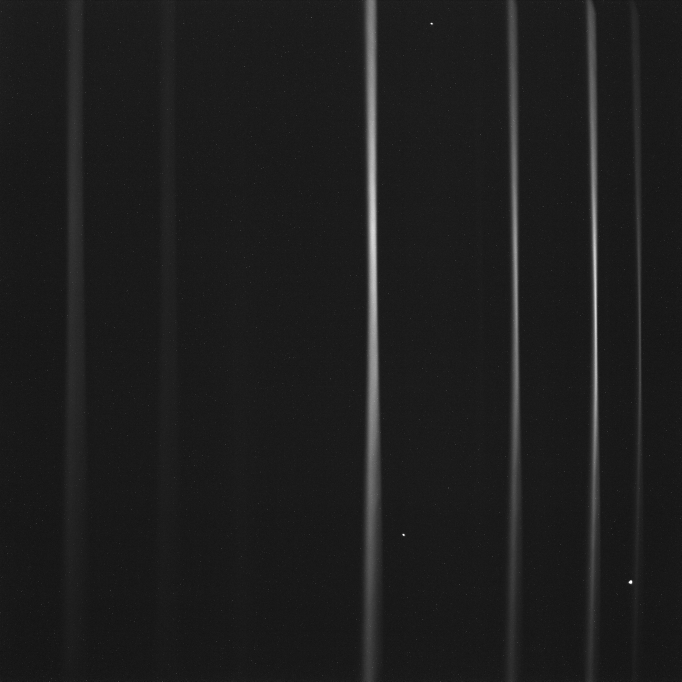
%> input picture Code/dataForImageCorrScript - 2021-2022/fake_Baumer0.bmp, 2044 x 2044 px (shown at 1/3 size)
$ octave --eval "CalibrationMain;"   (GNU Octave 9; MATLAB toolbox functions it lacks are replaced by stand-ins)
%> lines starting %> are read from the running program, lines starting %| are printed output that depends on the picture
% Matlab R2022a
% Данный скрипт позволяет открывать снимки, полученные матричными
% спектрометрами, находить спектральные линии и сохранять на диск.
% Эта операция необходима для калибровки матричных спектрометров по длинам
% волн

function CalibrationMain

%%  -- ПЕРЕМЕННЫЕ КАПСОМ ЗАДАЕТ ПОЛЬЗОВАТЕЛЬ СКРИПТА --

%       sel - The amount above surrounding data for a peak to be,
%           identified (default = (max(x0)-min(x0))/4). Larger values mean
%           the algorithm is more selective in finding peaks.
PEAK_SEL = 0.02;

%       thresh - A threshold value which peaks must be larger than to be
%           maxima or smaller than to be minima.
PEAK_THRESH = 0.02;

%       IS_SMOOTH_PEAKS - If true quadratic interpolation will be performed
%           around each extrema to estimate the magnitude and the
%           position of the peak in terms of fractional indicies
IS_SMOOTH_PEAKS = false; %true может быть полезным при зашкале линии, когда образуется плато с зашкальными значениями. В остальных случаях не рекомендую

IS_NEED_TRANSPOSE = false; % ставим false, если по оси X длины волн, true - когда пространственная координата
%%
fprintf(['Здравствуй, друг! Твои настройки: \n' ...
    'PEAK_SEL: %d \n' ...
    'PEAK_THRESH: %d \n' ...
    'IS_SMOOTH_PEAKS: %s \n' ...
    'IS_NEED_TRANSPOSE: %s \n'], PEAK_SEL, PEAK_THRESH, string(IS_SMOOTH_PEAKS), string(IS_NEED_TRANSPOSE));


isNextImage = true; % true - будет предложено выбрать следующее изображение матрицы
prompt = 'использовать набор одинаковых изображений с разными экспозициями? y/n [n]:';
str = input(prompt,'s');
%> the answer given: y
if(str == 'y') % false - оперируем только с одним изображением. True - загружаем серию снимков на разных экспозициях и складываем из них одну матрицу
    isMultiImageComposite = true;
else
    isMultiImageComposite = false;
end

% цикл по изображениям матриц
while(isNextImage)

    if(isMultiImageComposite)
        % создаем double композит изображений
        [doubleImg, ~, ~] = loadImagesAsComposite();
        img = doubleImg;
    else
        imgStart = loadImg();
        img = minusDarkChan(imgStart);
        img = double(img);
    end
    if size(img, 3) == 3 % иногда может загриться в моно, иногда в rgb
        img = img(:,:,1);
    end
    if(IS_NEED_TRANSPOSE)
        img = img';
    end

    repeatFindingSpectralLine = true;
    % цикл для поиска линии на одном изображении до тех пор, пока не удовлетворит результат
    while (repeatFindingSpectralLine)
        [spectralLine, spectralLineByValue, imageFigHandler] = findSmoothSpectralLine(img, PEAK_SEL, PEAK_THRESH, IS_SMOOTH_PEAKS);
% [40 lines not run here, left out]
function [smoothDefinedSpectralLine, smoothDefinedSpectralLineByValue, imageFigHandler] = findSmoothSpectralLine(matrix, PEAL_SEL, PEAK_THRESH,IS_SMOOTH_PEAKS)
%нормализуем от 0 до 1
minMat = min(matrix(:));
maxMat = max(matrix(:));
normM = (matrix - minMat)./(maxMat - minMat);

imagesc(normM);
drawnow;
prompt = 'Применить фильтр Гаусса? Если да, то введите стандартное отклонение для фильтра (начните с единицы), если нет - ничего не вводите (Enter):';
userInput = input(prompt);
if ~isempty(userInput)
    normM = imgaussfilt(normM,userInput);
end
imagesc(normM);

% изображение, на котором будем рисовать найденные линии
map = colormap("parula");
minv = min(normM(:));
maxv = max(normM(:));
ncolols = size(map,1);
s = round(1+(ncolols-1)*(normM-minv)/(maxv-minv));
imgOut = ind2rgb(s,map);

prompt = 'Кликните на середину линии поглощения в ключевых точках (Если линия изогнутая, то вверху, всередине и внизу). В конце нажмите правую клавишу мыши.';
disp(prompt);
centerLinesX = [];
centerLinesY = [];
isRightclicked = false;
while (~isRightclicked)
    [x,y,button] = ginputColor(1, 'cyan');
    if(button == 3)
        isRightclicked = true;
    else
        hold on;
        plot (x, y, '+', 'Color', 'cyan');
        hold off;
        centerLinesX = [centerLinesX, x];
        centerLinesY = [centerLinesY, y];
    end
end

prompt = 'Кликнете пиксель, ограничивающий область поиска линии поглощения СЛЕВА ';
disp(prompt);
[cordBorderLeft,~,~] = ginputColor(1, 'cyan');
prompt = 'Кликнете пиксель, ограничивающий область поиска линии поглощения СПРАВА ';
disp(prompt);
[cordBorderRight,~,~] = ginputColor(1, 'cyan');
if(cordBorderRight < cordBorderLeft)
    [cordBorderRight,  cordBorderLeft] = deal(cordBorderLeft, cordBorderRight);
end
correctPeaks =[];
correctPeaksByValue =[];
colorLightRed = [255, 150, 150]/255;
colorLightGreen = [180, 255, 180]/255;
for i=1:size(normM,1)
    rowSpec = double(normM(i, :));
    %                     ПОИСК БЛИЖАЙШИХ К ОПОРНЫМ ТОЧКАХ ПИКОВ
    [peakLoc, ~] = peakfinder(rowSpec,PEAL_SEL, PEAK_THRESH, 1, false, IS_SMOOTH_PEAKS);
    peakX = findCorrectPeak(peakLoc, i, centerLinesX, centerLinesY, cordBorderLeft, cordBorderRight);
    %отрисовка только корректных пиков на изображении

    imgOut(i, round(peakX), 1) = colorLightRed(1);
    imgOut(i, round(peakX), 2) = colorLightRed(2);
    imgOut(i, round(peakX), 3) = colorLightRed(3);
    if(~isempty(peakX))
        pair = [i, peakX];
        correctPeaks = [correctPeaks; pair];
    end

    %                     ПОИСК ПИКОВ ПО МАКСИМАЛЬНОМУ ЗНАЧЕНИЮ
    peakXbyValue = findCorrectPeakByValue(rowSpec,peakLoc, cordBorderLeft, cordBorderRight);
    if(~isempty(peakXbyValue))
        if(imgOut(i, round(peakXbyValue), 1) == colorLightRed(1)) %те пиксели, что найдены обоими методами красим желтым
            imgOut(i, round(peakXbyValue), 1) = 1;
            imgOut(i, round(peakXbyValue), 2) = 1;
            imgOut(i, round(peakXbyValue), 3) = 1;
        else
            imgOut(i, round(peakXbyValue), 1) = colorLightGreen(1); % остальные зеленым
            imgOut(i, round(peakXbyValue), 2) = colorLightGreen(2);
            imgOut(i, round(peakXbyValue), 3) = colorLightGreen(3);
        end
    end
    if(~isempty(peakXbyValue))
        pairByValue = [i, peakXbyValue];
        correctPeaksByValue = [correctPeaksByValue; pairByValue];
    end
end

lineSmooth = smooth( correctPeaks(:,1), correctPeaks(:,2), 0.3,'rloess');
lineSmoothByValue = smooth( correctPeaksByValue(:,1), correctPeaksByValue(:,2), 0.3,'rloess');
pixelsAll = 1:1:size(normM,1);
lineSmoothImgLength = interp1(correctPeaks(:,1), lineSmooth, pixelsAll, 'spline');
lineSmoothImgLengthByValue = interp1(correctPeaksByValue(:,1), lineSmoothByValue, pixelsAll, 'spline');


figure;
hold on;
plot( correctPeaks(:,1), correctPeaks(:,2), 'Color', colorLightRed);
plot( correctPeaksByValue(:,1), correctPeaksByValue(:,2),'Color', colorLightGreen);
plot(pixelsAll,lineSmoothImgLength, 'red');
plot(pixelsAll,lineSmoothImgLengthByValue, 'green');
for z = 1:length(lineSmoothImgLength)
    if(lineSmoothImgLength(z) == 0)
        lineSmoothImgLength(z) = 1;
    end
    if(lineSmoothImgLength(z) > size(imgOut,2))
        lineSmoothImgLength(z) = size(imgOut,2);
    end
end
for z = 1:length(lineSmoothImgLengthByValue)
    if(lineSmoothImgLengthByValue(z) == 0)
        lineSmoothImgLengthByValue(z) = 1;
    end
    if(lineSmoothImgLengthByValue(z) > size(imgOut,2))
        lineSmoothImgLengthByValue(z) = size(imgOut,2);
    end
end

imageFigHandler = figure;
imagesc(imgOut);
xTemp = 1:1:length(lineSmoothImgLength);
xTempByValue = 1:1:length(lineSmoothImgLengthByValue);
hold on;
plot(lineSmoothImgLength, xTemp, 'Color','red','LineWidth',0.2);
plot(lineSmoothImgLengthByValue, xTempByValue, 'Color','green','LineWidth',0.2);
hold off;
% это магическое заклинание строит вертикальные полосы. В 2022 матлабе уже
% можно использовать xline
line([cordBorderLeft cordBorderLeft], get(gca, 'ylim'), 'Color', 'cyan');
line([cordBorderRight cordBorderRight], get(gca, 'ylim'), 'Color', 'cyan');
hold on;
plot(centerLinesX, centerLinesY, '+', 'Color', 'cyan');
hold off;
smoothDefinedSpectralLine = lineSmoothImgLength;
smoothDefinedSpectralLineByValue = lineSmoothImgLengthByValue;


% [51 lines left out: functions loadImg, minusDarkChan, saveLineToProgramDir, saveImageToProgramDir, not called in this run]


% функция findCorrectPeak принимает список найденных пиков для одной строки и по
% дополнительным параметрам выбирает наиболее подходящий из них
%   peaksVector - массив с координатами (номер их колонки в изображении) пиков
%   currentRowIndex - номер строки, в которой происходит анализ пиков
%   anchorPointsX - координаты X выбранных пользователем центров линий
%   anchorPointsY - координаты Y выбранных пользователем центров линий
%   cordBorderLeft и cordBorderRight - левая и правая граница по оси X на
%   изображении внутри которой выбираются пики
%   return bestPeak - координата (номер столбца изображения) найденного лучшего пика из списка пиков
% [150 lines left out: functions findCorrectPeak, findCorrectPeakByValue, loadInstrumentTxt, loadSingleFrame, not called in this run]


function [doubleCompositeImg, xAxis, metaList] = loadImagesAsComposite()
[FileName, PathName, ~] = uigetfile( ...
    {'*.txt;*.png;*.jpg;*.jpeg;*.bmp;*.tif;*.tiff', ...
    'Supported files (*.txt, *.png, *.jpg, *.jpeg, *.bmp, *.tif, *.tiff)'}, ...
    'Выберите файлы', ...
    'MultiSelect', 'on');
%> the answer given: dataForImageCorrScript - 2021-2022/fake_Baumer0.bmp

doubleCompositeImg = [];
xAxis = [];
metaList = {};

if isequal(FileName, 0)
    return;
end

FileName = cellstr(FileName);
nFiles = numel(FileName);

for i = 1:nFiles
    fullName = fullfile(PathName, FileName{i});
    [~, ~, ext] = fileparts(fullName);
    ext = lower(ext);

    currentXAxis = [];
    currentMeta = struct();

    switch ext
        case '.txt'
            [imgLoaded, currentXAxis, currentMeta] = loadInstrumentTxt(fullName);

        otherwise
            imgLoaded = imread(fullName);
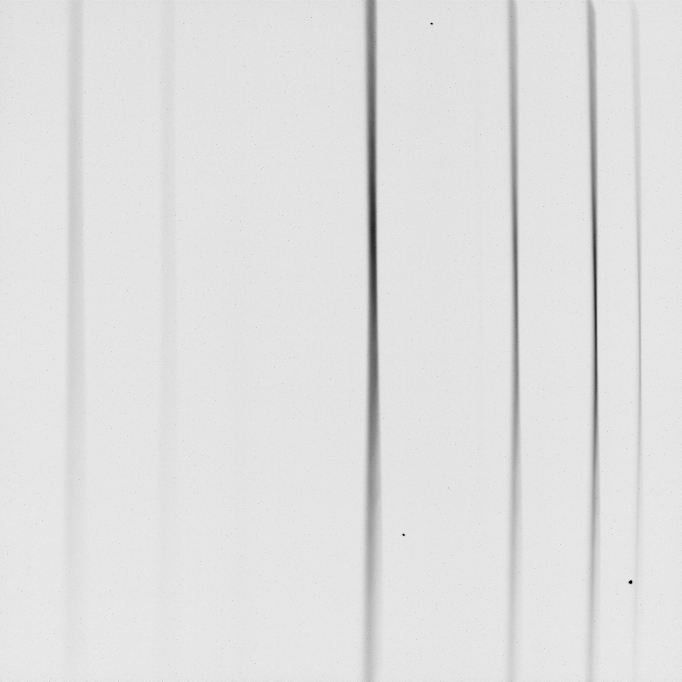
%> imgLoaded: size 2044x2044 uint8 (shown at 1/3 size); min 1, max 250, mean 224.4

            if size(imgLoaded, 3) == 3
                imgLoaded = rgb2gray(imgLoaded);
            end

            imgLoaded = double(imgLoaded);
%> imgLoaded: size 2044x2044 double
    end

    if i == 1
        doubleCompositeImg = imgLoaded;
        refSize = size(imgLoaded);
%> refSize = [2044 2044]
        xAxis = currentXAxis;
    else
        if ~isequal(size(imgLoaded), refSize)
            error('Размер файла %s не совпадает с размером первого массива.', fullName);
        end

        if ~isempty(currentXAxis) && ~isempty(xAxis)
            if numel(currentXAxis) ~= numel(xAxis) || any(currentXAxis ~= xAxis)
                error('Ось первого столбца в файле %s не совпадает с первым файлом.', fullName);
            end
        end

        doubleCompositeImg = doubleCompositeImg + imgLoaded;
    end

    metaList{i} = currentMeta;
    disp(['Загружено: ' fullName]);
end
%> the loop in CalibrationMain, `while (repeatFindingSpectralLine)` made 1 pass; the answer given on pass 1: 3
%> (minMat in findSmoothSpectralLine, maxMat in findSmoothSpectralLine, minv in findSmoothSpectralLine, maxv in findSmoothSpectralLine) on pass 1: (1, 250, 0.163, 0.929)
%> pass 1, in findSmoothSpectralLine, `imagesc(normM);`:
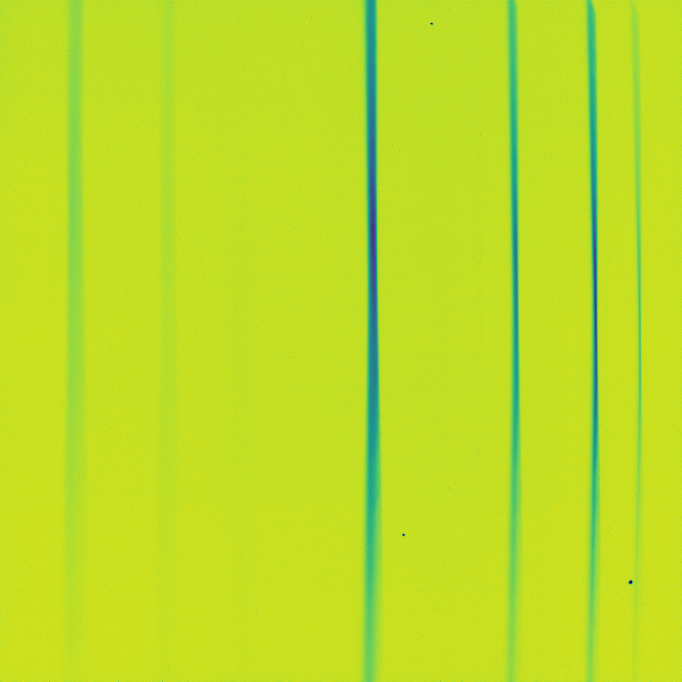
%> displayed picture: size 2044x2044x3, on the screen's scale of 0 to 255 (shown at 1/3 size); mean R, G, B 189.5, 221.5, 38.5
%> pass 1, in findSmoothSpectralLine, `imagesc(normM);`:
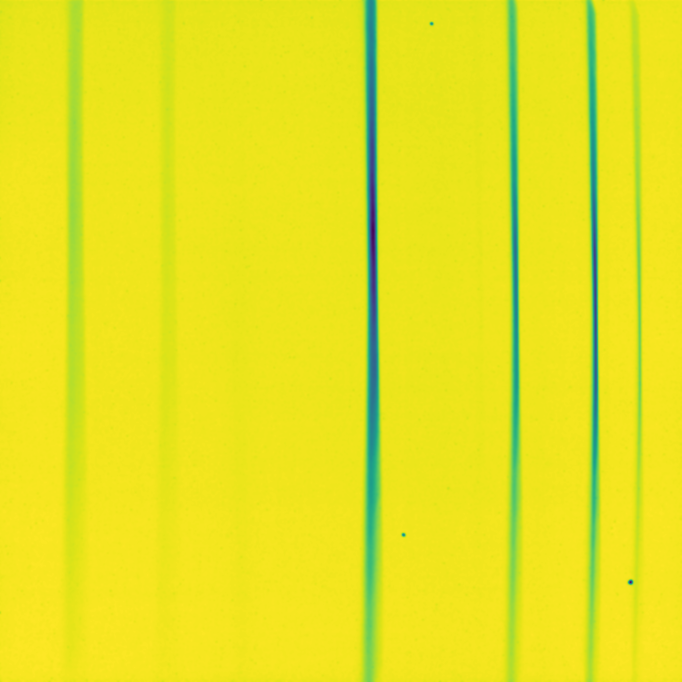
%> displayed picture: size 2044x2044x3, on the screen's scale of 0 to 255 (shown at 1/3 size); mean R, G, B 230.3, 226.7, 32.1
%> pass 1, in findSmoothSpectralLine, `s = round(1+(ncolols-1)*(normM-minv)/(maxv-minv));`:
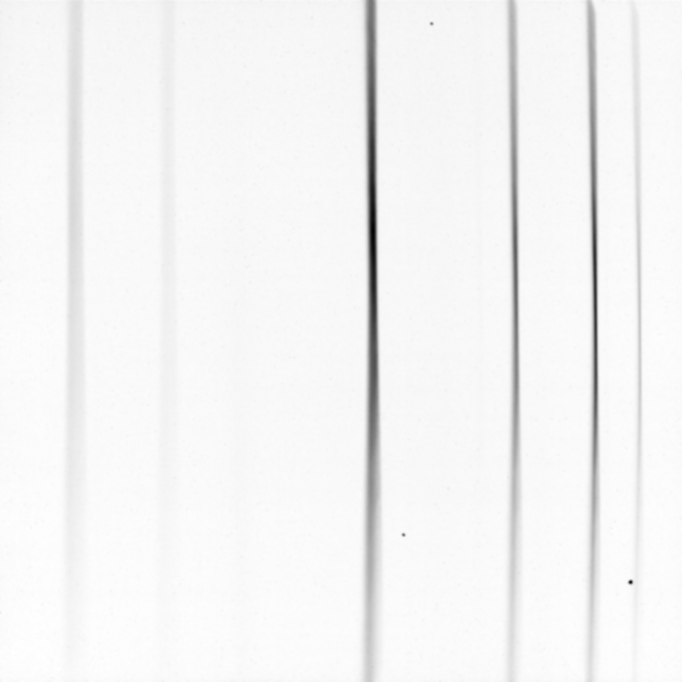
%> s: size 2044x2044 double (shown at 1/3 size); min 1, max 256, mean 245.3; drawn with min black and max white
%> the run ends on the next line

$ run again, on Code/dataForImageCorrScript - 2021-2022/fake_Baumer2.bmp
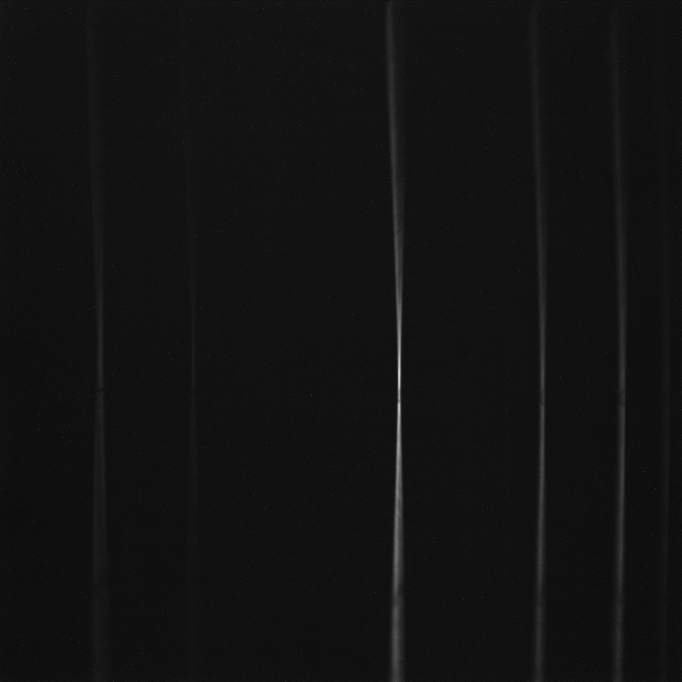
%> input picture Code/dataForImageCorrScript - 2021-2022/fake_Baumer2.bmp, 2044 x 2044 px (shown at 1/3 size)
%> the loop in CalibrationMain, `while (repeatFindingSpectralLine)` made 1 pass; the answer given on pass 1: 3
%> (minMat in findSmoothSpectralLine, maxMat in findSmoothSpectralLine, minv in findSmoothSpectralLine, maxv in findSmoothSpectralLine) on pass 1: (0, 248, 0.32, 0.954)
%> pass 1, in findSmoothSpectralLine, `imagesc(normM);`:
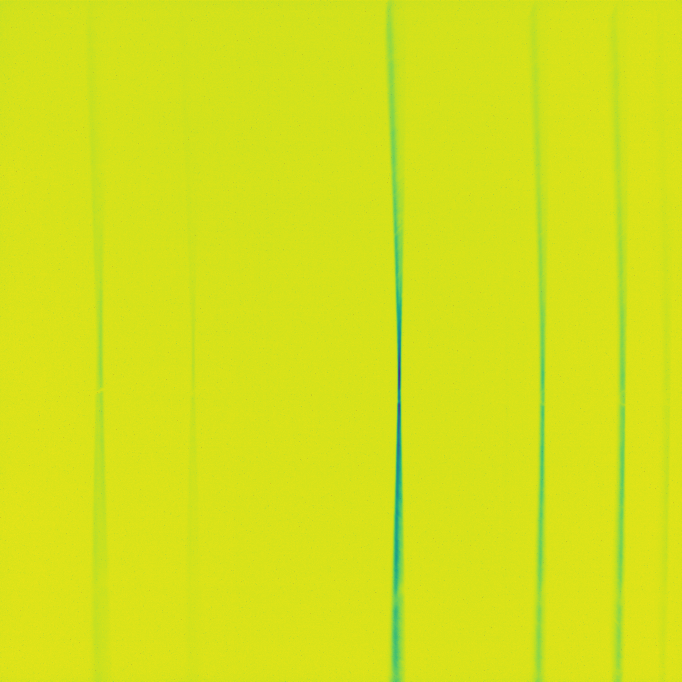
%> displayed picture: size 2044x2044x3, on the screen's scale of 0 to 255 (shown at 1/3 size); mean R, G, B 212.2, 225.7, 27.7
%> pass 1, in findSmoothSpectralLine, `imgOut = ind2rgb(s,map);`:
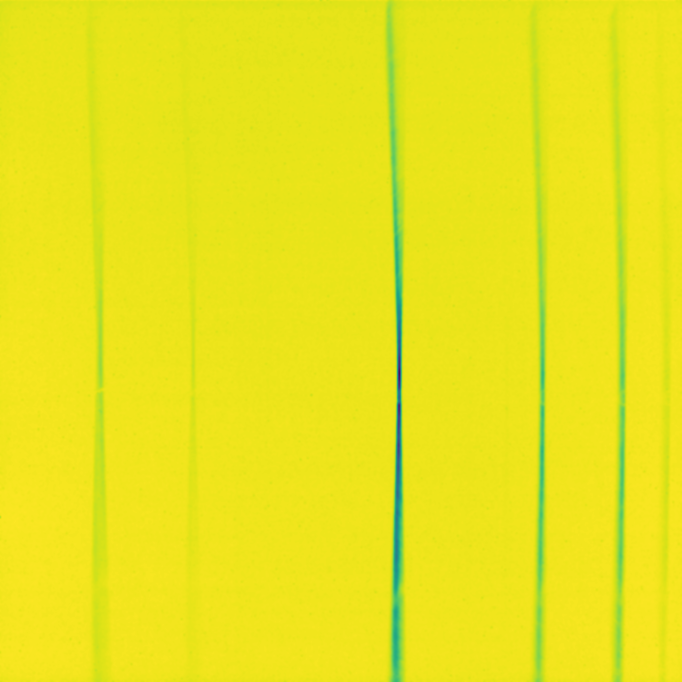
%> imgOut: size 2044x2044x3 double (shown at 1/3 size); mean R, G, B 0.916, 0.895, 0.113
